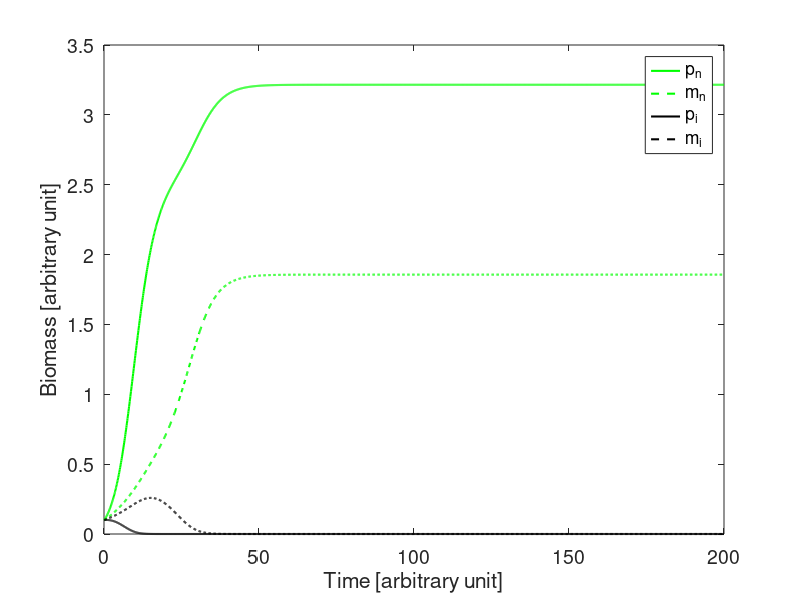

Source code (MATLAB):
% A UNIFYING THEORETICAL FRAMEWORK FOR MICROBIAL-MEDIATED INVASION
%------------------------------------------------------------------------
% AUTHORSHIP AND CONTACT
% Original code by Maria M. Martignoni (Hebrew University of Jerusalem)
% Contact: maria.martignonimseya@mail.huji.ac.il
%-------------------------------------------------


clear all
close all

global rp_n rp_i  mup_n mup_i mum_n mum_i d ...
       qhp_n qhp_i qcp_n qcp_i qhm_n qhm_i qcm_n qcm_i ...
       alpha_nn alpha_ni alpha_in alpha_ii beta_nn beta_ni beta_in beta_ii ...
       cp_ni cp_in cm_ni cm_in




choice = 9;
% choice can be as shown below (compare with Fig. 1 and Table 1).
% 1: (-,+),
% 2.1: (0,+) - symbiont competition
% 2.2: (0,+) - plant competition
% 3: (+,+),
% 4: (-,0)
% 5: (0,0),
% 6.1: (+,0) - symbiont competition
% 6.2: (+,0) - plant competition
% 7: (-,-),
% 8: (0,-)
% 9: (+,-)




% Standard parameters
rp_n = 0;
rp_i = 0;
mup_n = 0.1;
mup_i = 0.1;
mum_n = 0.1;
mum_i = 0.1;
d = 2;

% Conversion efficiencies
qhp_n = 5;
qhp_i = 5;
qcp_n = 1;
qcp_i = 1;
qcm_n = 1;
qcm_i = 1;
qhm_n = 1;
qhm_i = 1;


% Competition parameters

cp_ni = 0.4;
cp_in = 0.4;
cm_ni = 0.4;
cm_in = 0.4;

% Resource exchange parameters

% native to native
alpha_nn = 0.4;
alpha_ii = 0.4;
% invasive to invasive
beta_nn = 0.4;
beta_ii = 0.4;


% initial conditions

pn0 = .1;
mn0 = .1;
pi0 = .1;
mi0 = .1;

% Length of simulation

Tfin = 200;





if choice == 1 % scenario (-,+)
% invasive to native
alpha_in = 0;
beta_ni = 0.4;
% native to invasive
alpha_ni = 0.4;
beta_in = 0.4;
end


if choice == 2.1 % scenario (0,+) - symbiont competition
% invasive to native
alpha_in = 0;
beta_ni = 0;
% native to invasive
alpha_ni = 0.4;
beta_in = 0.4;
% competition
cp_in = 0;
cp_ni = 0;
end


if choice == 2.2 % scenario (0,+) - plant competition
% invasive to native
alpha_in = 0;
beta_ni = 0;
% native to invasive
alpha_ni = 0.4;
beta_in = 0.4;
% competition
cm_in = 0;
cm_ni = 0;
end


if choice == 3   % scenario (+,+) 
% invasive fungus to native plant
alpha_in = 0.4;
beta_ni = 0.4;
% native fungus to invasive plant
alpha_ni = 0.4;
beta_in = 0.4;
end




if choice == 4 % scenario (-,0)
% invasive fungus to native plant
alpha_in = 0;
beta_ni = 0.4;
% native fungus to invasive plant
alpha_ni = 0;
beta_in = 0;
end




if choice == 5 % scenario (0,0)
% invasive fungus to native plant
alpha_in = 0;
beta_ni = 0;
% native fungus to invasive plant
alpha_ni = 0;
beta_in = 0;
end



if choice == 6.1  % scenario (+,0) - symbiont competition
% invasive fungus to native plant
alpha_in = 0.4;
beta_ni = 0.4;
% native fungus to invasive plant
alpha_ni = 0;
beta_in = 0;
%competition
cp_ni = 0;
cp_in = 0;
end



if choice == 6.2  % scenario (+,0) - plant competition
% invasive fungus to native plant
alpha_in = 0.4;
beta_ni = 0.4;
% native fungus to invasive plant
alpha_ni = 0;
beta_in = 0;
%competition
cm_ni = 0;
cm_in = 0;
end



if choice == 7 % scenario (-,-)
% invasive fungus to native plant
alpha_in = 0;
beta_ni = 0.4;
% native fungus to invasive plant
alpha_ni = 0;
beta_in = 0.4;
end



if choice == 8  % scenario (0,-)
% invasive fungus to native plant
alpha_in = 0;
beta_ni = 0;
% native fungus to invasive plant
alpha_ni = 0;
beta_in = 0.4;
end



if choice == 9  % scenario (+,-)
% invasive fungus to native plant
alpha_in = 0.4;
beta_ni = 0.4;
% native fungus to invasive plant
alpha_ni = 0;
beta_in = 0.4;
end


dt = 0.1;

pn = zeros(1,Tfin/dt);
mn = zeros(1,Tfin/dt);
pi = zeros(1,Tfin/dt);
mi = zeros(1,Tfin/dt);

pn(1) = pn0;
mn(1) = mn0;
pi(1) = pi0;
mi(1) = mi0;


Qpnn = qhp_n*alpha_nn/d - qcp_n*beta_nn;
Qpii = qhp_i*alpha_ii/d - qcp_i*beta_ii; 
Qpin = qhp_n*alpha_in/d - qcp_n*beta_ni; 
Qpni = qhp_i*alpha_ni/d - qcp_i*beta_in; 

Qmnn = qcm_n*beta_nn-qhm_n*alpha_nn/d;
Qmii = qcm_i*beta_ii-qhm_i*alpha_ii/d;
Qmin = qcm_n*beta_in-qhm_n*alpha_ni/d;
Qmni = qcm_i*beta_ni-qhm_i*alpha_in/d;


for i = 1:(Tfin/dt-1)



pn(i+1) = pn(i) + (rp_n*pn(i)+(mn(i)*Qpnn+mi(i)*Qpin)*pn(i)/(mn(i)+mi(i)+pn(i)/d+pi(i)/d) - cp_in*pn(i)*pi(i)-mup_n*pn(i)^2)*dt;
mn(i+1) = mn(i) + ((pn(i)*Qmnn + pi(i)*Qmin)*mn(i)/(mn(i)+mi(i)+pn(i)/d+pi(i)/d) - cm_in*mn(i)*mi(i)-mum_n*mn(i)^2)*dt ;
pi(i+1) = pi(i) + (rp_i*pi(i)+(mi(i)*Qpii+mn(i)*Qpni)*pi(i)/(mn(i)+mi(i)+pn(i)/d+pi(i)/d) - cp_ni*pn(i)*pi(i)-mup_i*pi(i)^2)*dt;
mi(i+1) = mi(i) + ((pi(i)*Qmii + pn(i)*Qmni)*mi(i)/(mn(i)+mi(i)+pn(i)/d+pi(i)/d) - cm_ni*mn(i)*mi(i)-mum_i*mi(i)^2)*dt ;


end


T = dt:dt:Tfin;

figure(1)
plot(T,pn,'g','linewidth',1.5)
hold on
plot(T,mn,'g--','linewidth',1.5) 
hold on
plot(T,pi,'k-','linewidth',1.5)
hold on
plot(T,mi,'k--','linewidth',1.5)
legend({'p_n', 'm_n','p_i','m_i'}, 'Location','Northeast', 'FontSize',14)
xlabel('Time [arbitrary unit]')
ylabel('Biomass [arbitrary unit]')
%title('1 plant, X fungi')
set(gca,'fontsize',14)





